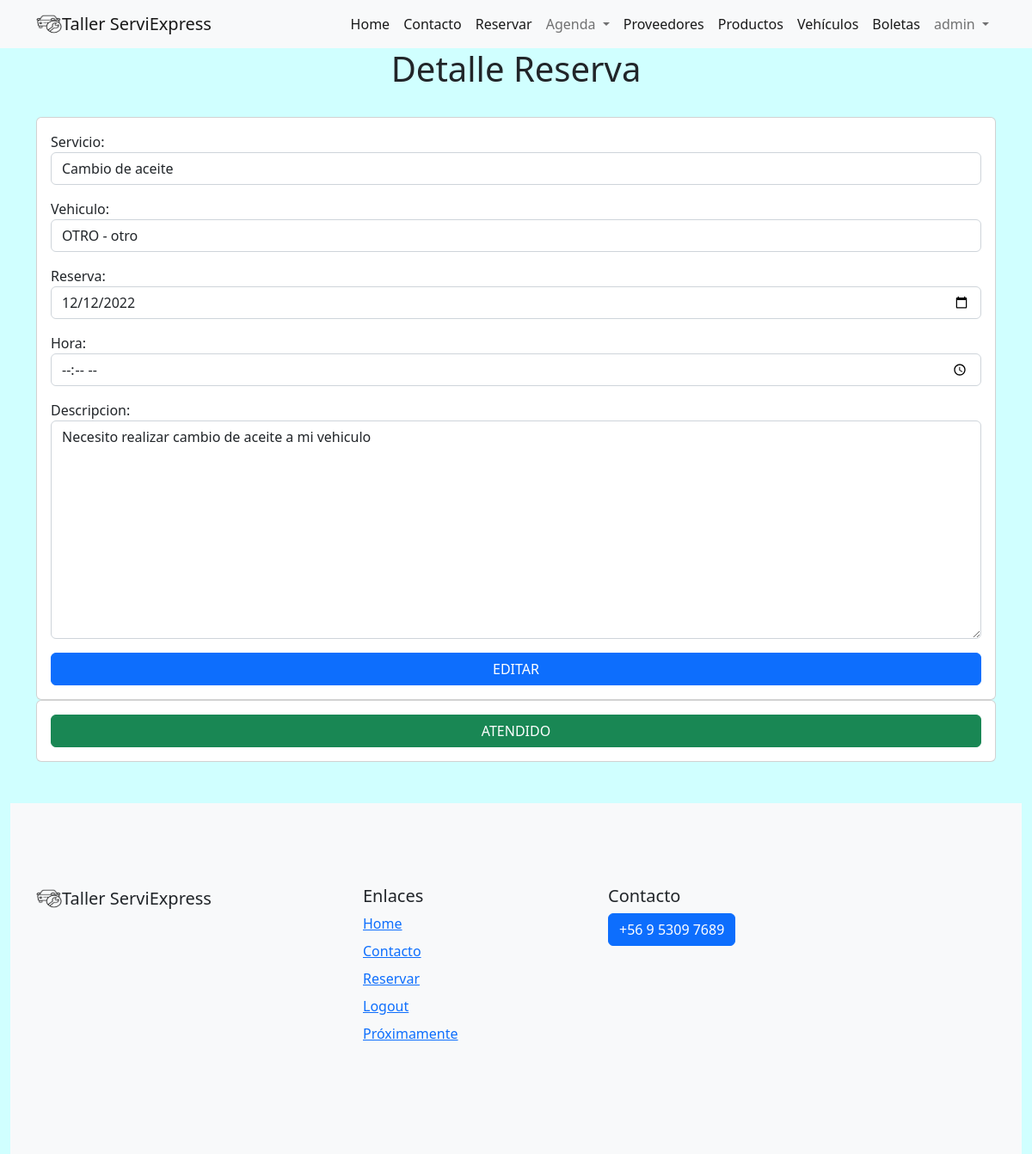
The page /reservas/11/ (signed in) on the database its author committed.
### task/models.py (models this page shows, shortened)
class Reserva(models.Model):
    id = models.AutoField(primary_key=True)
    servicio = models.ForeignKey(Servicio, on_delete=models.CASCADE)
    fecha = models.DateTimeField(auto_now_add=True)
    user = models.ForeignKey(User, on_delete=models.CASCADE)
    vehiculo = models.ForeignKey(Vehiculo, on_delete=models.CASCADE)
    reserva = models.DateField(auto_now_add=False, auto_now=False)
    hora = models.TimeField(null=True)
    descripcion = models.TextField(blank=True)
    atendido = models.DateTimeField(null=True)

### task/views.py (the view, shortened to what this page needs)
# urls.py: path('reservas/<int:id>/', views.detalleReserva,name='detalleReserva'),
@login_required
def detalleReserva(request, id):
    if request.method == 'GET':
        reserva = get_object_or_404(Reserva, pk=id)
        form = ReservaForm(instance=reserva)
        return render(request,'detalleReserva.html',{
            'reserva' : reserva, 'form': form
        })

### task/forms.py
class ReservaForm(ModelForm):
    class Meta:
        model = Reserva
        fields = ['servicio','vehiculo','reserva','hora','descripcion']
        widgets = {
            'servicio' : Select(attrs={'class': 'form-control'}),
            'vehiculo' : Select(attrs={'class': 'form-control'}),
            'reserva' : forms.DateInput(attrs={
                'type': 'date',
                'class': 'form-control'}),
            'descripcion' : Textarea(attrs={'class': 'form-control'}),
            'hora' : forms.DateInput( attrs={
                'type': 'time',
                'class': 'form-control'}),
        }

### task/models.py (called while the page is built)
    def __str__(self):
        return self.marca + ' - ' + self.modelo

    def __str__(self):
        return self.nombre

### task/templates/detalleReserva.html (shortened to what this page needs)
{% extends 'base.html' %}
{% block content%}
{% load static %}
<h1 class="text-center">Detalle Reserva</h1>
<br>
<main class="container">
    <div class="row">
        <div class="col-md-8s ">
            <form method="POST" class="card card-body ">
                {{form.as_p}}
                {% if perms.task.change_reserva %}
                <input name="" id="editar" class="btn btn-primary" type="submit" value="EDITAR">
            </form>
            <form action="{% url 'reservaCompletada' reserva.id %}" method="POST" class="card card-body ">
                <input name="" id="atendido" class="btn btn-success" type="submit" value="ATENDIDO">
            </form>
            {% endif %}
        </div>
    </div>
</main>
{% endblock %}

### task/templates/base.html (shortened to what this page needs)
{% load static %}
<!doctype html>
<html lang="en">
  <head>
    <link href="https://cdn.jsdelivr.net/npm/bootstrap@5.2.3/dist/css/bootstrap.min.css" rel="stylesheet">
    <link type="text/css" rel="stylesheet" href="{% static 'task/css/style.css' %}">
  </head>
  <body>
    <nav class="navbar navbar-expand-lg bg-light">
        <div class="container">
            <img src="{% static 'task/img/mecanico.png' %}" alt="Logo flor " width="30" height="24">
            <a class="navbar-brand" href="{% url 'home' %}">Taller ServiExpress</a>
          <div class="collapse navbar-collapse" id="navbarTogglerDemo01">
            <ul class="navbar-nav ms-auto">
              <li class="nav-item">
                <a class="nav-link active" aria-current="page" href="{% url 'home' %}">Home</a>
              </li>
              <li class="nav-item">
                <a class="nav-link active" aria-current="page" href="{% url 'contacto' %}">Contacto</a>
              </li>
              {% if user.is_authenticated %}
              <li class="nav-item">
                <a class="nav-link active" href="{% url 'crearReserva' %}">Reservar</a>
              </li>
              {% endif %}
              {% if perms.task.view_reserva %}
              <li class="nav-item dropdown">
                <a class="nav-link dropdown-toggle" href="#" role="button" data-bs-toggle="dropdown" aria-expanded="false">
                  Agenda
                </a>
              </li>
              {% endif %}
              {% if perms.task.view_proveedor %}
              <li class="nav-item">
                <a class="nav-link active" href="{% url 'listProveedor' %}">Proveedores</a>
              </li>
              {% endif %}
              {% if perms.task.view_producto %}
              <li class="nav-item">
                <a class="nav-link active" href="{% url 'listProductos' %}">Productos</a>
              </li>
              {% endif %}
              {% if perms.task.view_vehiculo %}
              <li class="nav-item">
                <a class="nav-link active" href="{% url 'listVehiculos' %}">Vehículos</a>
              </li>
              {% endif %}
              {% if perms.task.view_boleta %}
              <li class="nav-item">
                <a class="nav-link active" href="{% url 'listBoletas' %}">Boletas</a>
              </li>
              {% endif %}
              {% if user.is_authenticated %}
              <li class="nav-item dropdown">
                <a class="nav-link dropdown-toggle" href="#" role="button" data-bs-toggle="dropdown" aria-expanded="false">
                  {{ user.username }}
                </a>
              </li>
                {% else %}
                <a class="nav-link active" href="{% url 'iniciarSesion' %}">Login</a>
              </li>
              <li class="nav-item">
                <a class="nav-link active" href="{% url 'registrarse' %}">Registrarse</a>
              </li>
              {% endif %}
            </ul>
          </div>
        </div>
      </nav>
    {% block content %}
    {% endblock %}
    <footer class="container-fluid">
        <footer class="bd-footer py-5 mt-5 bg-light">
            <div class="container py-5">
                <div class="row">
                    <div class="col-lg-3 mb-3">
                        <a class="d-inline-flex align-items-center mb-2 link-dark text-decoration-none" href="/" aria-label="Bootstrap">
                            <img src="{% static 'task/img/mecanico.png' %}" alt="Logo mecanico " width="30" height="24">
                            <span class="fs-5">Taller ServiExpress</span>
                        </a>
                    </div>
                    <div class="col-6 col-lg-2 offset-lg-1 mb-3">
                        <h5>Enlaces</h5>
                        <ul class="list-unstyled">
                            <li class="mb-2"><a href="{% url 'home' %}">Home</a></li>
                            <li class="mb-2"><a href="{% url 'contacto' %}">Contacto</a></li>
                            {% if user.is_authenticated %}
                            <li class="mb-2"><a href="{% url 'crearReserva' %}">Reservar</a></li>
                            <li class="mb-2"><a href="{% url 'cerrarSesion' %}">Logout</a></li>
                            {% else %}
                            <li class="mb-2"><a href="{% url 'iniciarSesion' %}">Login</a></li>
                            <li class="mb-2"><a href="{% url 'registrarse' %}">Registrarse</a></li>
                            {% endif %}
                            <li class="mb-2"><a href="#">Próximamente</a></li>
                        </ul>
                    </div>
                    <div class="col-6 col-lg-2 offset-lg-1 mb-3">
                        <h5>Contacto</h5>
                        <p class="btn btn-primary">+56 9 5309 7689</p>
                    </div>
                </div>
            </div>
        </footer>
    </footer>
  </body>
</html>

### task/static/task/css/style.css (style rules this page uses)
body { background-color: #d0ffff; }

### rows shown on the page
Reserva: servicio "Cambio de aceite", vehiculo "OTRO - otro", reserva "12/12/2022", descripcion "Necesito realizar cambio de aceite a mi vehiculo"

### other values the page prints
{{ user.username }} "admin"
